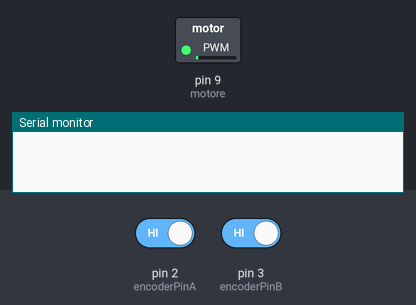
Simulated run of this sketch. Board: Arduino Uno, built with avr-gcc and run on an emulated ATmega328P. Parts: switched loads named in the sketch (green lamp = pin HIGH), the last lines printed to the serial monitor. The inputs (shaded band) are chosen by the test bench; at power-on: pin 2 (encoderPinA) HIGH, pin 3 (encoderPinB) HIGH.

Above: at 0.05 s.
At 0.95 s:
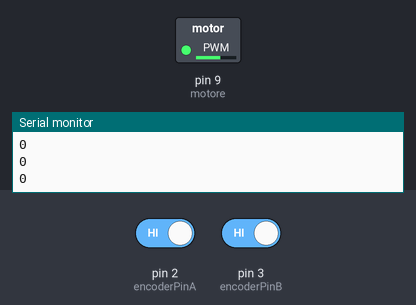
At 1.4 s:
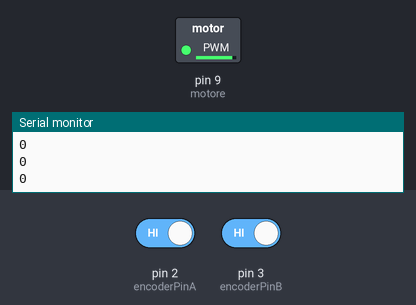
At 2.75 s:
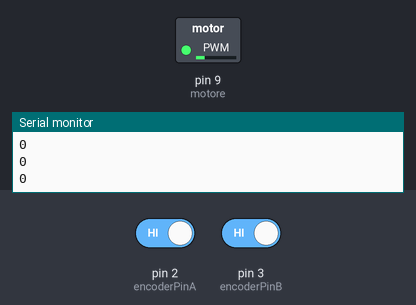
Timing chart, 0 to 7.0 s (numbered marks = the images above):
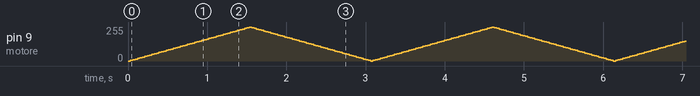

The sketch:

velocita_angolare_encoder_rotativo.ino
```cpp
// Lettura velocità angolare con Encoder Rotativo + PWM motore con IRF520


#define encoderPinA  2
#define encoderPinB  3
volatile long pos = 0;
unsigned long dt, t1;


int motore = 9;           // PWM
int x = 0;
int fadeAmount = 5;


void setup(){
  Serial.begin(9600);

  pinMode(encoderPinA, INPUT_PULLUP);
  pinMode(encoderPinB, INPUT_PULLUP);

  // encoder pin on interrupt 0 (pin 2)
  attachInterrupt(0, doEncoderA, CHANGE);
  // encoder pin on interrupt 1 (pin 3)
  attachInterrupt(1, doEncoderB, CHANGE);

  pinMode(motore, OUTPUT);
}


void loop(){
  dt = millis() - t1;

  if(dt > 100){
    Serial.println(pos);
    pos = 0;
    t1 = millis();
  }

  analogWrite(motore, x);
  x = x + fadeAmount;
  if (x <= 0 || x >= 255) {
    fadeAmount = -fadeAmount;
  }
  delay(30);
}


// FUNZIONI AUSULIARIE
void doEncoderA(){
  // look for a low-to-high on channel A
  if (digitalRead(encoderPinA) == HIGH) {
    // check channel B to see which way encoder is turning
    if (digitalRead(encoderPinB) == LOW) {
      pos = pos + 1;         // CW
    } else {
      pos = pos - 1;         // CCW
    }
  } else {// look for a high-to-low on channel A
    if (digitalRead(encoderPinB) == HIGH) {// check channel B to see which way encoder is turning
      pos = pos + 1;          // CW
    } else {
      pos = pos - 1;          // CCW
    }
  }
}

void doEncoderB(){
  // look for a low-to-high on channel B
  if (digitalRead(encoderPinB) == HIGH) {
    // check channel A to see which way encoder is turning
    if (digitalRead(encoderPinA) == HIGH) {
      pos = pos + 1;         // CW
    } else {
      pos = pos - 1;         // CCW
    }
  } else { // Look for a high-to-low on channel B
    // check channel B to see which way encoder is turning
    if (digitalRead(encoderPinA) == LOW) {
      pos = pos + 1;          // CW
    } else {
      pos = pos - 1;          // CCW
    }
  }
}


// Fonte per encoder https://www.youtube.com/watch?v=5_-h6o30fDI
// Fonte per motore (soprattutto schema elettrico dato che per lo sketch
//       basta usare esempio Fade.ino https://www.youtube.com/watch?v=WYONijoyh8Q
```
